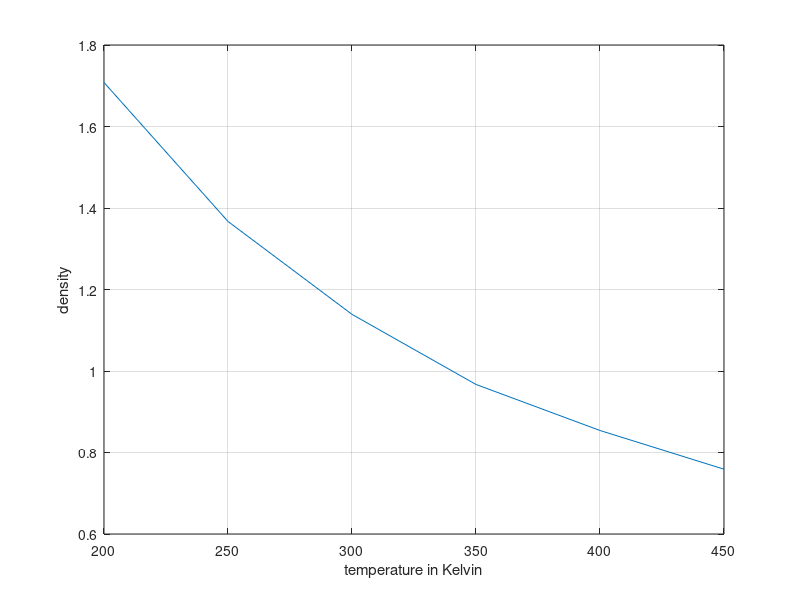

MATLAB code for this plot: (Note: this script raises an error after producing the figure.)
clc
clear all;
close all
temp = [ 200 250 300 350 400 450] ; % in kelvin
density=[1.708 1.367 1.139 0.967 0.854 0.759]; % kg/m^3ti=330;
figure
plot(temp,density)
xlabel('temperature in Kelvin')
ylabel('density')
grid on;
ti=330;
di= lagrange(temp,density,ti)